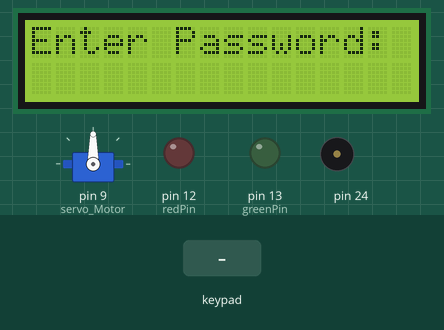
Recording of a sketch running on a simulated Arduino Mega 2560, built with avr-gcc and run on an emulated ATmega2560. On the bench: 16×2 character LCD, servo, output pins drawn as LEDs (lit = HIGH), buzzer (waves = sounding). Inputs (shaded band) come from the test bench.

Above: at 11.2 s.
11.3 s: key '*' pressed
At 12.7 s:
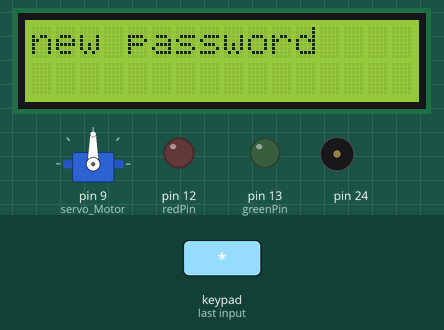
14.3 s: keypad keys 1 5 9 D pressed 0.4 s apart
At 18.8 s:
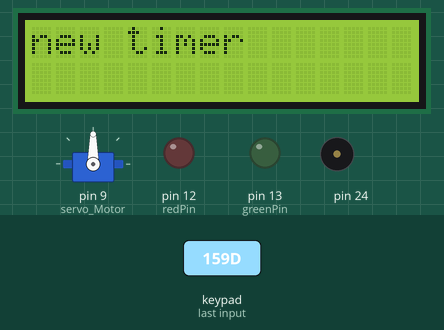
18.9 s: key '#' pressed
At 21.7 s:
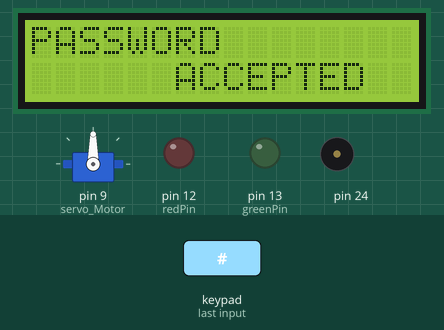
30.9 s: key 'C' pressed
33.9 s: key 'B' pressed
At 36.8 s:
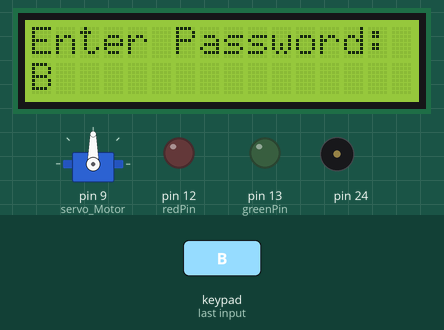
36.9 s: keypad keys 1 5 9 A pressed 0.4 s apart
At 42.3 s:
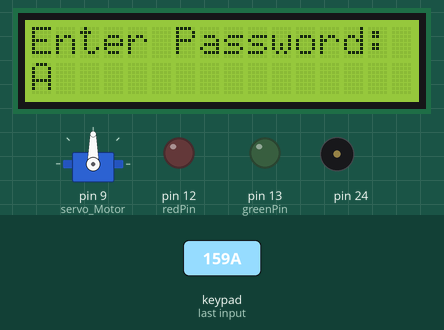
Timing chart, 0 to 43.8 s (numbered marks = the images above; inputs shaded):
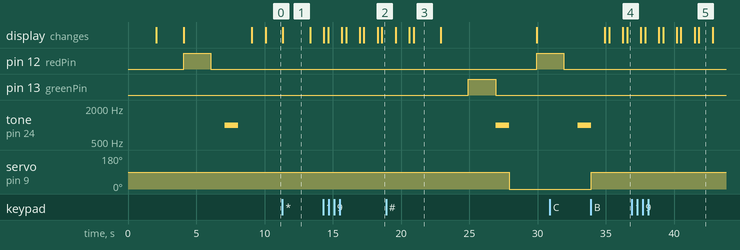

The sketch:

safe_box.ino
```cpp
#include<Keypad.h> // KEYPAD LIBRARY FOR KEYPAD INTERFACING
#include<LiquidCrystal.h> // LIBRARY FOR LCD INTERFACING
#include<Servo.h>// LIBRARY FOR SERVO MOTOR
//#include<String.h>
//#define buzzer 24 // DEFINING PIN FOR BUZZER.

LiquidCrystal lcd(14, 15, 16, 17, 18, 19); // PINS FOR LCD

char keys[4][4] = { // LAYOUT OF KEYPAD

  {'7', '8', '9', 'C'},
  {'4', '5', '6', 'B'},
  {'1', '2', '3', 'A'},
  {'*', '0', '#', 'D'}
};

byte rowPin[4] = {4, 5, 6, 7}; // ROW PINS OF KEYPAD
byte colPin[4] = {8, 2, 10, 11}; // COLUMN PINS OF KEYPAD

Servo servo_Motor;
int password = 159;  // SETTING DEFAULT PASSWORD.
int timer=10;
String str="";
int flag = 0;
int second;
int lock;
char key;


int redPin = 12; // DEFINING PIN FOR RED LED
int greenPin = 13; // DEFINING PIN FOR GREEN LED

Keypad keypad = Keypad(makeKeymap(keys), rowPin, colPin, 4, 4);
// MAPPING THE KEYPAD.


int total = 0; // VARIABLE TO DETERMINE THE NUMBER OF WRONG ATTEMPTS.

void setup()
{
  pinMode(redPin, OUTPUT);
  pinMode(greenPin, OUTPUT);

  lcd.begin(16, 2);
  lcd.print("DOOR LOCK SYSTEM");
  lcd.setCursor(0, 2);
  lcd.print("       BY:");
  delay(2000);
  lcd.clear();
  lcd.print("shakiba");
  lcd.setCursor(0, 2);
  lcd.print("    amirshahi");
  delay(2000);
  lcd.clear();
  servo_Motor.attach(9);
  setLocked(0);
  lock = 0;
  delay(1000);

  pinMode(24, OUTPUT);
}

void loop()
{


  if (lock == 1) {


    for (int i = 0; i < timer; i++) {

      if (digitalRead(20) == HIGH) {


        lcd.clear();
        delay(1000);
        lcd.print("closing");

        setLocked(0);
        lock = 0;

        digitalWrite(20,LOW);
        flag=1;


        break;


        //      }


      }


      else  {
        lcd.clear();
        lcd.print(i);
        delay(1000);

      }


    }

    if(flag==0){

    setLocked(0);}


  }

  if (lock == 0) {


    lcd.clear();

    lcd.print("Enter Password:");
    delay(100);

    char pressed = keypad.getKey();

if(pressed){


  if (pressed=='*' ){

    password=str.toInt();
    lcd.clear();
    lcd.print("new password");
    delay(1000);
    }

    if(pressed=='D'){
      timer=str.toInt();
    lcd.clear();
    lcd.print("new timer");
    delay(1000);

     }


     if (pressed=='*' ){

    password=str.toInt();
    lcd.clear();
    lcd.print("new password");
    delay(1000);
    }


       if (pressed=='#' ){


        if(str.toInt()!=password){


           lcd.clear();
          lcd.print("WRONG");
          lcd.setCursor(5, 2);
          lcd.print("PASSWORD");
          delay(2000);

        }

          else if(str.toInt()==password){

           lcd.clear();
          lcd.print("PASSWORD");
          lcd.setCursor(6, 2);
          lcd.print("ACCEPTED");
          delay(2000);
          lcd.clear();
          lcd.print("Door Open");


          delay(2000);
          setLocked(1);

        }
      }


        else{

          lcd.setCursor(0,1);
          lcd.print(pressed);
          delay(1000);
          str+=pressed;
          }

}


  }
}

void setLocked(int locked)// FUNCTION TO CHANGE STATUS OF SERVO MOTOR.
{
  if (locked == 1)
  {

    lock = 1;


    digitalWrite(redPin, LOW);
    digitalWrite(greenPin, HIGH);
    delay(2000);
    digitalWrite(greenPin, LOW);
    tone(24, 1000); // Send 1KHz sound signal...
    delay(1000);

    noTone(24);
    servo_Motor.attach(9);
    servo_Motor.write(0);

    delay(1000);
    servo_Motor.detach();
    delay(1000);

    lcd.clear();
    lcd.setCursor(1, 0);
    lcd.print( "door is open");


  }

  else if (locked == 0)
  {

    lock = 0;


    digitalWrite(redPin, HIGH);

    delay(2000);
    digitalWrite(redPin, LOW);
    //          delay(2000);
    delay(1000);

    tone(24, 1000); // Send 1KHz sound signal...
    delay(1000);        // ...for 1 sec
    noTone(24);
    servo_Motor.attach(9);
    servo_Motor.write(90);
    delay(1000);
    servo_Motor.detach();
    //           delay(1000);
    lcd.clear();
    lcd.setCursor(1, 0);
    lcd.print("door is close  ");
  }
}
```

Measured:
- after the input at 11.3 s, the display: changes at once (image 1)
- after the input at 14.3 s, the display: first differs from a run without the input after 0.36 s (image 2 shows a later state)
- after the input at 18.9 s, pin 12 (redPin): LOW → HIGH after 11.0 s; pin 13 (greenPin): LOW → HIGH after 6.0 s, → LOW 2.0 s later; tone on pin 24: silent → 1000 Hz after 8.0 s, → silent 1.0 s later; servo on pin 9 (servo_Motor): 90° → 0° after 9.0 s; the display: first differs from a run without the input after 2.0 s (image 3)
- after the input at 33.9 s, the display: first differs from a run without the input after 2.7 s (image 4)
- after the input at 36.9 s, the display: first differs from a run without the input after 0.97 s (image 5 shows a later state)
- what the display in image 1 shows lasts 2.0 s, from 11.3 s to 13.3 s
